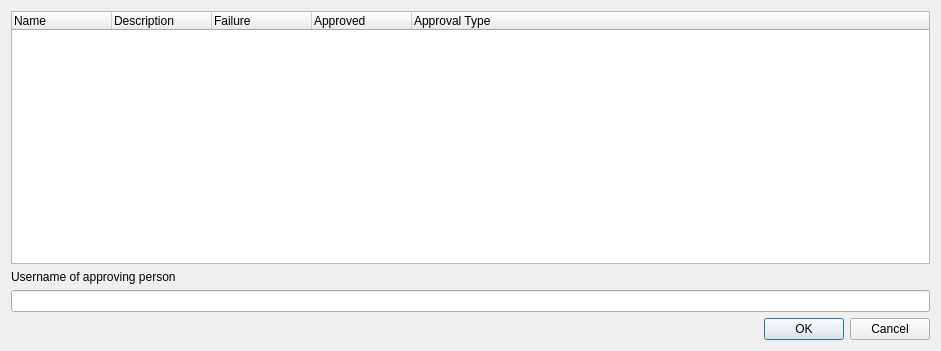
<?xml version="1.0" encoding="UTF-8"?>
<ui version="4.0">
 <class>ExceptiontalApprovalDialog</class>
 <widget class="QDialog" name="ExceptiontalApprovalDialog">
  <property name="geometry">
   <rect>
    <x>0</x>
    <y>0</y>
    <width>941</width>
    <height>351</height>
   </rect>
  </property>
  <property name="windowTitle">
   <string>Exceptional Approvals</string>
  </property>
  <layout class="QGridLayout" name="gridLayout">
   <item row="2" column="0">
    <widget class="QLineEdit" name="edt_approved_by"/>
   </item>
   <item row="0" column="0">
    <widget class="QTreeWidget" name="tree_failures">
     <column>
      <property name="text">
       <string>Name</string>
      </property>
     </column>
     <column>
      <property name="text">
       <string>Description</string>
      </property>
     </column>
     <column>
      <property name="text">
       <string>Failure</string>
      </property>
     </column>
     <column>
      <property name="text">
       <string>Approved</string>
      </property>
     </column>
     <column>
      <property name="text">
       <string>Approval Type</string>
      </property>
     </column>
     <column>
      <property name="text">
       <string/>
      </property>
     </column>
    </widget>
   </item>
   <item row="3" column="0">
    <widget class="QDialogButtonBox" name="buttonBox">
     <property name="orientation">
      <enum>Qt::Horizontal</enum>
     </property>
     <property name="standardButtons">
      <set>QDialogButtonBox::Cancel|QDialogButtonBox::Ok</set>
     </property>
    </widget>
   </item>
   <item row="1" column="0">
    <widget class="QLabel" name="label">
     <property name="text">
      <string>Username of approving person</string>
     </property>
    </widget>
   </item>
  </layout>
 </widget>
 <resources/>
 <connections>
  <connection>
   <sender>buttonBox</sender>
   <signal>rejected()</signal>
   <receiver>ExceptiontalApprovalDialog</receiver>
   <slot>reject()</slot>
   <hints>
    <hint type="sourcelabel">
     <x>316</x>
     <y>260</y>
    </hint>
    <hint type="destinationlabel">
     <x>286</x>
     <y>274</y>
    </hint>
   </hints>
  </connection>
 </connections>
</ui>
